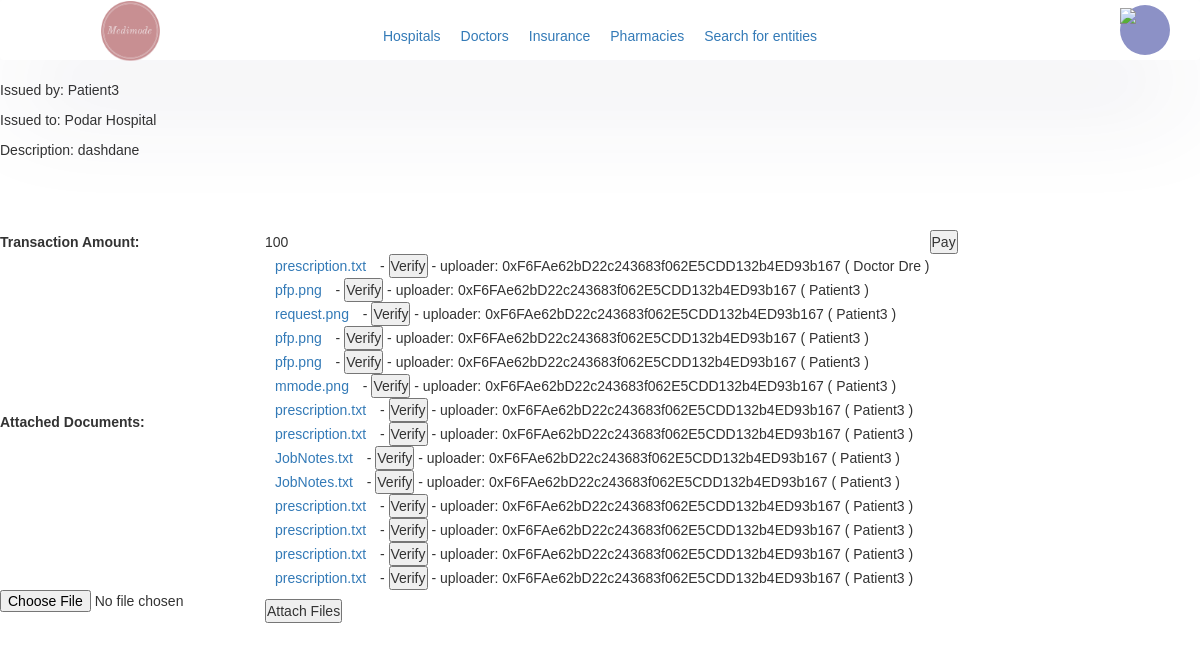
The page /medimode/ticket/12 (signed in) on the database its author committed.
### medimode/models/interaction_models.py (models this page shows, shortened)
class Ticket(models.Model):
	issuer = models.ForeignKey(to=Profile, on_delete=models.DO_NOTHING, related_name='issued_tickets')
	issued = models.ForeignKey(to=Profile, on_delete=models.DO_NOTHING, related_name='accepted_tickets')
	description = models.TextField(max_length=32000)
	shareables = models.ManyToManyField(to=Ticket_Shareable, related_name='owner_ticket', blank=True)
	transaction = models.OneToOneField(to=Transaction, related_name='ticket', on_delete=models.RESTRICT, null=True)

class Transaction(models.Model):
	sender = models.ForeignKey(to=Profile, on_delete=models.DO_NOTHING, related_name='sent_transactions')
	receiver = models.ForeignKey(to=Profile, on_delete=models.DO_NOTHING, related_name='received_transactions')
	amount = models.SmallIntegerField()
	description = models.TextField(max_length=1024)
	completed = models.BooleanField(default=False)

class Shareable(Document):
	owner = models.ForeignKey(to=Profile, on_delete=models.CASCADE, related_name='owned_shareables')
	shared_with = models.ManyToManyField(to=Profile, related_name='can_access', blank=True)

class Ticket_Shareable(Shareable):
	class PARTY(models.TextChoices):
		ISSUER = "Issuer"
		ISSUED = "Issued"
	party = models.TextField(choices=PARTY.choices)

class Shareable(Document):
	owner = models.ForeignKey(to=Profile, on_delete=models.CASCADE, related_name='owned_shareables')
	shared_with = models.ManyToManyField(to=Profile, related_name='can_access', blank=True)

### medimode/models/user_models.py (models this page shows, shortened)
class Profile(models.Model):
	user = models.OneToOneField(User, on_delete=models.CASCADE, related_name='%(class)s')
	bio = models.TextField(max_length=500, blank=True)
	approved = models.BooleanField(default=False)
	@property
	def full_name(self):
		return self.user.first_name + " " + self.user.last_name
	def __str__(self):
		return self.full_name

class User(AbstractUser):
	class UserRoleChoices(TextChoices):
		PATIENT = "patient"
		DOCTOR = "doctor"
		HOSPITAL = "hospital"
		PHARMACY = "pharmacy"
		INSURANCE = "insurance"
	role = models.TextField(choices=UserRoleChoices.choices, null=True)
	OTP_seed = encrypt(models.TextField(default=gen_otpseed))
	stripe_acct = models.TextField(max_length=100, blank=True)
	public_key = models.TextField(max_length=100, blank=True)

### medimode/models/doc_models.py (models this page shows, shortened)
class Document(models.Model):
	doc_file = models.FileField(upload_to='uploads/documents')
	filename = models.CharField(max_length=100)

### medimode/modules/ticketing/views.py (the view, shortened to what this page needs)
# urls.py: path('ticket/<int:pk>', views.TicketView.as_view(), name='ticket_view'),
class TicketView(AuthDetailView):
	template_name = "medimode/ticketing/ticketDetail.html"
	model = Ticket
	def get_object(self, queryset=None):
		tkt = super().get_object()
		if self.request.user.profile not in (tkt.issued, tkt.issuer):
			raise ValidationError("Not your Ticket")
		return tkt

### medimode/views_base.py (called while the page is built)
	def test_func(self):
		return self.request.user.is_staff or self.request.user.profile.approved

### templates/medimode/ticketing/ticketDetail.html (shortened to what this page needs)
{% load static %}
<!DOCTYPE html>
<html lang="en">
<head>
	<link href="{% static 'home.css' %}" rel="stylesheet"/>
	<link rel="stylesheet" href="https://maxcdn.bootstrapcdn.com/bootstrap/3.4.1/css/bootstrap.min.css">
</head>
<body>
{% include 'navbar.html' %}
<p>Issued by: {{ object.issuer }}</p>
<p>Issued to: {{ object.issued }}</p>
<p>Description: {{ object.description }}</p>
<br><br>
<form enctype="multipart/form-data" method="post">
	<table>
		{% if object.transaction %}
			<tr>
				<th>Transaction Amount:</th>
				<td>{{ object.transaction.amount }}</td>
				{% if object.transaction.sender.user == user and object.transaction.completed == 0 %}
					<td>
						<button id="id_pay" name="pay" value="Pay">Pay</button>
					</td>
				{% endif %}
			</tr>
		{% endif %}
		<br>
		{% if object.shareables %}
			<tr>
				<th>Attached Documents:</th>
				<td>
					{% for doc in object.shareables.all %}
						<a target="_blank" href="/medimode/media/verify/{{ doc.doc_file.name }}">{{ doc.filename }}</a> -
						<button type="button" id="{{ doc.pk }}" name="{{ doc.owner.user.public_key }}"
						        onclick="verify_document('{{ doc.pk }}', '/medimode/media/verify/{{ doc.doc_file.name }}')">Verify
						</button>
						- uploader: {{ doc.owner.user.public_key }} ( {{ doc.owner.full_name }})<br>
					{% endfor %}
				</td>
			</tr>
		{% endif %}
		<tr>
			<td><input type="file" name="doc_files" id="id_doc_files" value="Upload Documents"/><br></td>
			<td>
				<button type="button" value="transaction" id="dummy">Attach Files</button>
			</td>
		</tr>
	</table>
</form>
</body>
</html>

### static/home.css (style rules this page uses)
* { margin: 0; padding: 0; box-sizing: border-box; font-family: sans-serif; }
a { margin-left: 10px; margin-right: 10px; color: rgba(93, 193, 193, 0.973); }

### rows shown on the page
Ticket: issuer "Patient3", issued "Podar Hospital", description "dashdane", transaction.amount "100"
Ticket_Shareable: filename "prescription.txt", owner.user.public_key "0xF6FAe62bD22c243683f062E5CDD132b4ED93b167", owner.full_name "Doctor Dre"
Ticket_Shareable: filename "pfp.png", owner.user.public_key "0xF6FAe62bD22c243683f062E5CDD132b4ED93b167", owner.full_name "Patient3"
Ticket_Shareable: filename "request.png", owner.user.public_key "0xF6FAe62bD22c243683f062E5CDD132b4ED93b167", owner.full_name "Patient3"
Ticket_Shareable: filename "pfp.png", owner.user.public_key "0xF6FAe62bD22c243683f062E5CDD132b4ED93b167", owner.full_name "Patient3"
Ticket_Shareable: filename "pfp.png", owner.user.public_key "0xF6FAe62bD22c243683f062E5CDD132b4ED93b167", owner.full_name "Patient3"
Ticket_Shareable: filename "mmode.png", owner.user.public_key "0xF6FAe62bD22c243683f062E5CDD132b4ED93b167", owner.full_name "Patient3"
Ticket_Shareable: filename "prescription.txt", owner.user.public_key "0xF6FAe62bD22c243683f062E5CDD132b4ED93b167", owner.full_name "Patient3"
Ticket_Shareable: filename "prescription.txt", owner.user.public_key "0xF6FAe62bD22c243683f062E5CDD132b4ED93b167", owner.full_name "Patient3"
Ticket_Shareable: filename "JobNotes.txt", owner.user.public_key "0xF6FAe62bD22c243683f062E5CDD132b4ED93b167", owner.full_name "Patient3"
Ticket_Shareable: filename "JobNotes.txt", owner.user.public_key "0xF6FAe62bD22c243683f062E5CDD132b4ED93b167", owner.full_name "Patient3"
Ticket_Shareable: filename "prescription.txt", owner.user.public_key "0xF6FAe62bD22c243683f062E5CDD132b4ED93b167", owner.full_name "Patient3"
Ticket_Shareable: filename "prescription.txt", owner.user.public_key "0xF6FAe62bD22c243683f062E5CDD132b4ED93b167", owner.full_name "Patient3"
Ticket_Shareable: filename "prescription.txt", owner.user.public_key "0xF6FAe62bD22c243683f062E5CDD132b4ED93b167", owner.full_name "Patient3"
Ticket_Shareable: filename "prescription.txt", owner.user.public_key "0xF6FAe62bD22c243683f062E5CDD132b4ED93b167", owner.full_name "Patient3"
